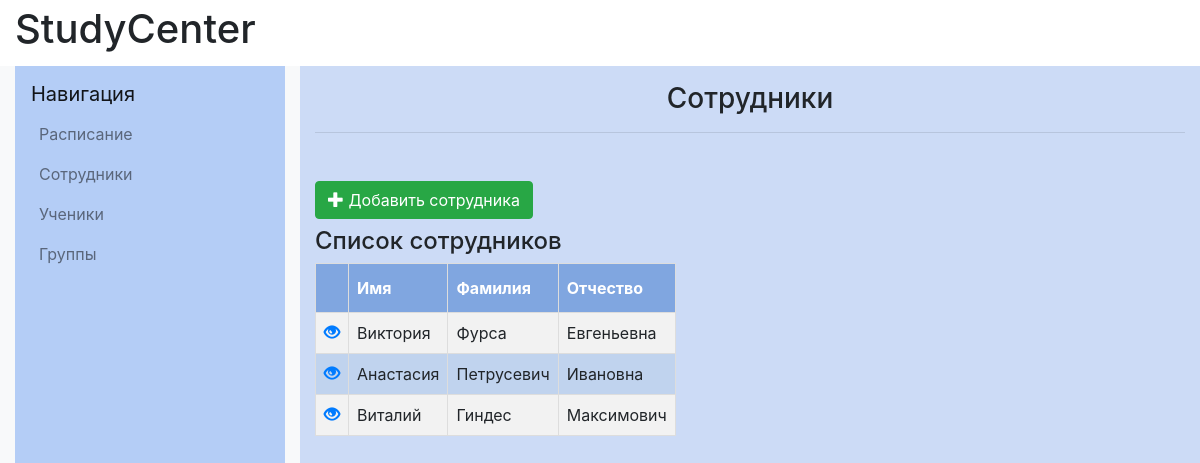
The app's page /workers/, older data.
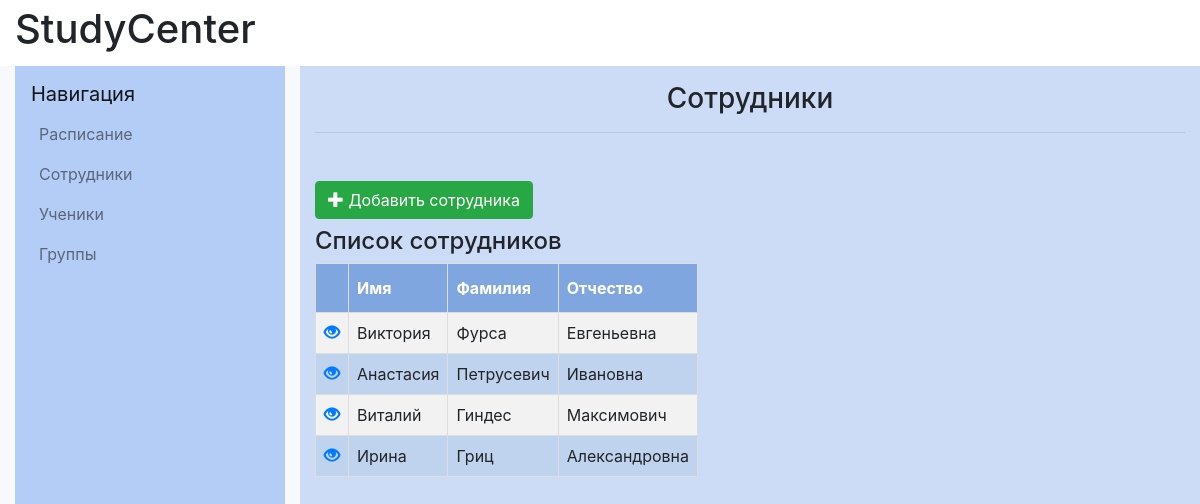
The same page, newer data.
### catalog/models.py (models this page shows, shortened)
class Worker(models.Model):
    firstname=models.CharField(max_length=20, verbose_name="Имя")
    lastname=models.CharField(max_length=20, verbose_name="Фамилия")
    fathername=models.CharField(max_length=20, verbose_name="Отчество")
    date_of_birth=models.DateField(verbose_name="Дата рождения")
    gender=models.IntegerField(validators=[MinValueValidator(0), MaxValueValidator(1)], verbose_name="Пол")
    subject = models.ManyToManyField(Subject, verbose_name="Дисциплины")
    phone_number=models.CharField(max_length=11,validators=[MinLengthValidator(11)], verbose_name="Номер телефона")
    email=models.EmailField(verbose_name="E-mail")
    objects=models.Manager()
    registration_date=models.DateField()
    DoesNotExist = models.Manager

### catalog/views.py (the view)
# urls.py: path('workers/', views.workers, name='workers'),
def workers(request):
    workers=Worker.objects.all()
    return render(request, "worker/workers.html",{"workers": workers})

### catalog/templates/worker/workers.html (shortened to what this page needs)
{% extends "base_generic.html" %}
{% block content%}
            <div class="col-md-8 col-lg-9 content-container" style="background-color: #ccdbf6">
                <h1 class="h3 text-center mt-3">Сотрудники</h1>
                <hr class="mb-5">
                <section >
                    <a class="btn btn-success" href="{% url 'worker_new' %}" class="top-menu"><span class="glyphicon glyphicon-plus"></span> Добавить сотрудника</a>
                    <h4>Список сотрудников</h4>
                    <table id="mytable">
                        <tr><th> </th></th><th>Имя</th><th>Фамилия</th><th>Отчество</th></tr>
                        {% for worker in workers %}
                        <tr><td><a href="{% url 'worker_detail' pk=worker.pk %}" class="top-menu"><span class="glyphicon glyphicon-eye-open"></span></a></td>
                            <td>{{ worker.firstname }}</td>
                            <td>{{ worker.lastname }}</td>
                            <td>{{ worker.fathername }}</td></tr>
                        {% endfor %}
                    </table>
                </section>
            </div>
{% endblock content %}

Row changes from the older to the newer data that the page shows:
added Worker: firstname "Ирина", lastname "Гриц", fathername "Александровна"
